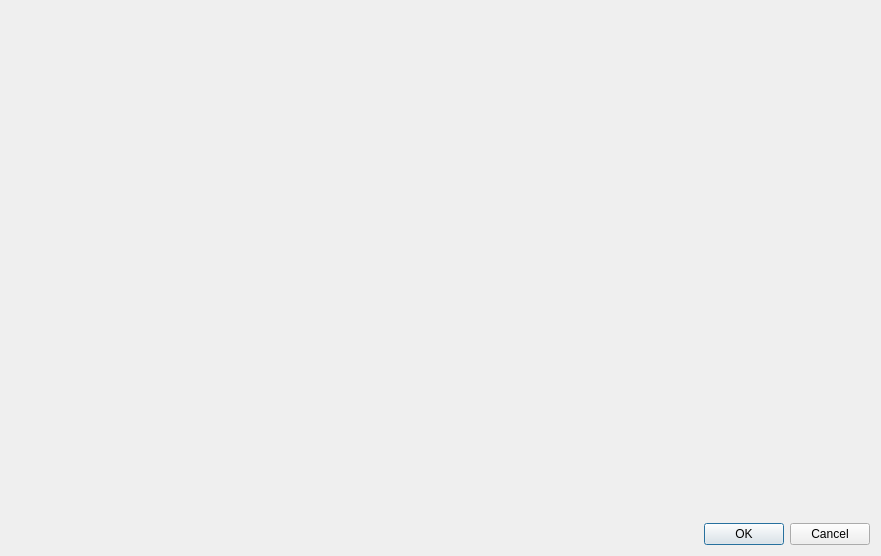
<?xml version="1.0" encoding="UTF-8"?>
<ui version="4.0">
 <class>VcProjectManager::Internal::ProjectSettingsWidget</class>
 <widget class="QWidget" name="VcProjectManager::Internal::ProjectSettingsWidget">
  <property name="geometry">
   <rect>
    <x>0</x>
    <y>0</y>
    <width>881</width>
    <height>556</height>
   </rect>
  </property>
  <property name="windowTitle">
   <string>Form</string>
  </property>
  <layout class="QVBoxLayout" name="verticalLayout" stretch="1,0">
   <item>
    <widget class="QWidget" name="m_mainWidget" native="true"/>
   </item>
   <item>
    <layout class="QHBoxLayout" name="horizontalLayout">
     <item>
      <spacer name="horizontalSpacer">
       <property name="orientation">
        <enum>Qt::Horizontal</enum>
       </property>
       <property name="sizeHint" stdset="0">
        <size>
         <width>40</width>
         <height>20</height>
        </size>
       </property>
      </spacer>
     </item>
     <item>
      <widget class="QDialogButtonBox" name="m_buttonBox">
       <property name="maximumSize">
        <size>
         <width>170</width>
         <height>16777215</height>
        </size>
       </property>
       <property name="standardButtons">
        <set>QDialogButtonBox::Cancel|QDialogButtonBox::Ok</set>
       </property>
      </widget>
     </item>
    </layout>
   </item>
  </layout>
 </widget>
 <resources/>
 <connections/>
</ui>
